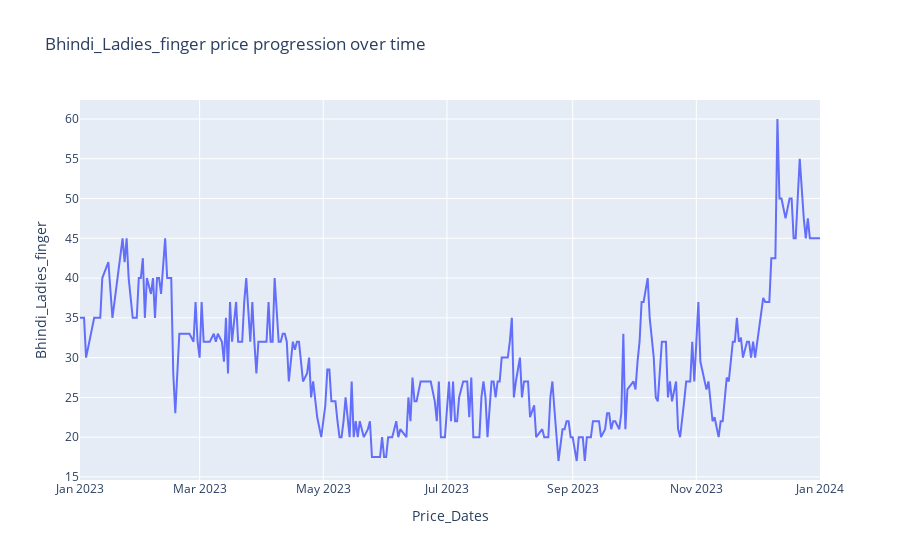
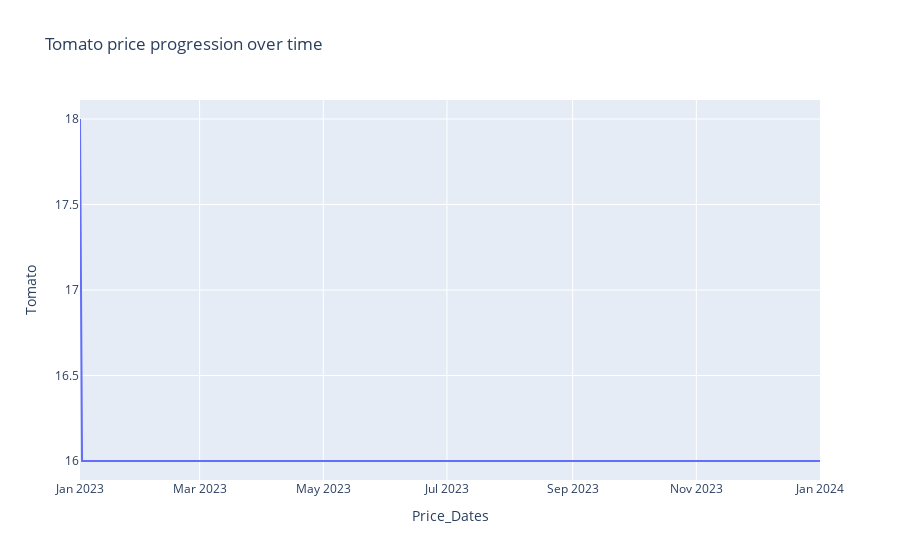
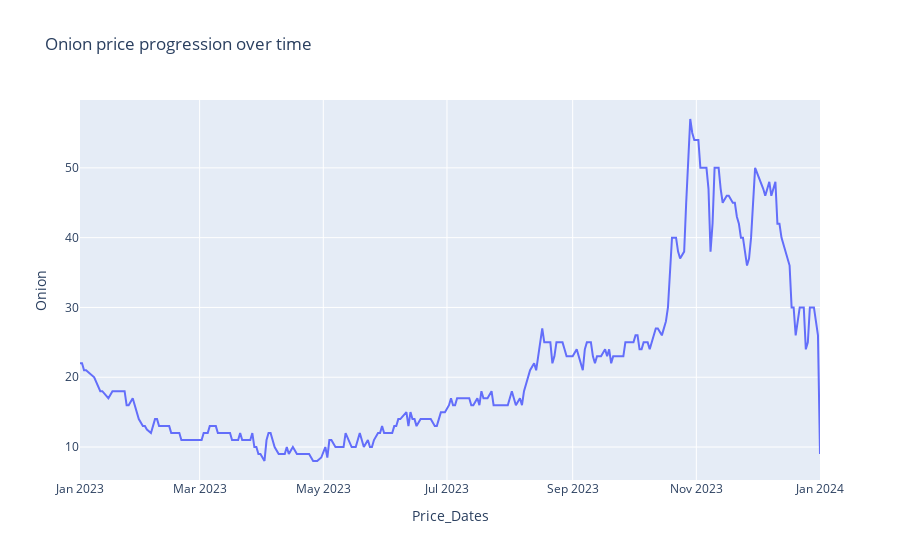
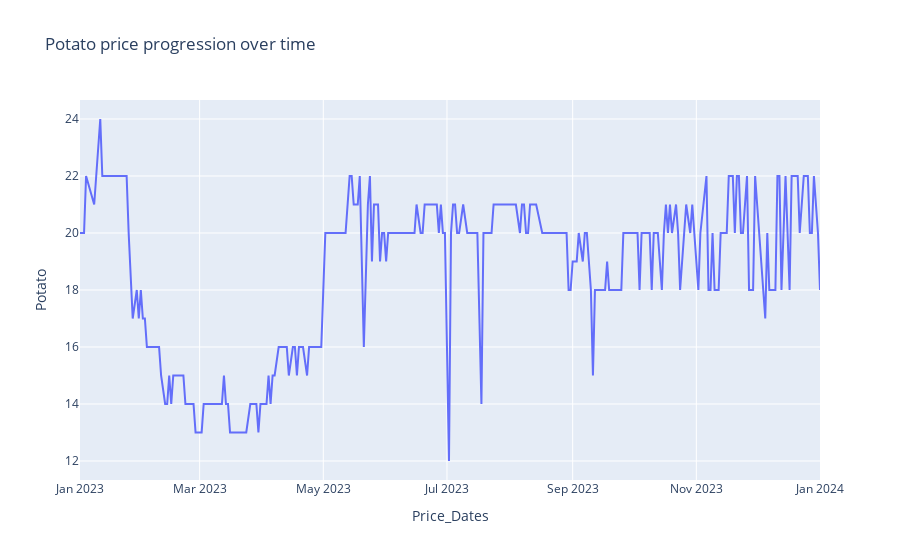

Notebook cell for these charts, in order:
### Markdown cell above
---
<a href=#seven></a>
## **Evaluation and Validation**
<a href=#cont>Back to Table of Contents</a>

* **Purpose:** Evaluate and validate the effectiveness and accuracy of the models.
* **Details:** Present metrics used to evaluate the models, such as accuracy, precision, recall, F1-score, etc. Discuss validation techniques employed, such as cross-validation or train/test split.
---

### Code cell
# Create a line graph illistrating the price progression for the year
for i in prices_df.columns[1:-1]:

    fig = px.line(prices_df, x="Price_Dates", y=i, title="{} price progression over time".format(i))

    fig.show()

### Figure 1 — Plotly figure (JSON) as saved in the notebook; plotly's stock layout.template omitted (floating-point values rounded to 4 significant figures; data arrays with more than 128 entries replaced by an {"elided": "..."} marker saying what was removed)
{"data": [{"hovertemplate": "Price_Dates=%{x}<br>Bhindi_Ladies_finger=%{y}<extra></extra>", "legendgroup": "", "line": {"color": "#636efa", "dash": "solid"}, "marker": {"symbol": "circle"}, "mode": "lines", "name": "", "orientation": "v", "showlegend": false, "type": "scatter", "x": {"elided": "287 str values"}, "xaxis": "x", "y": {"elided": "287 float values"}, "yaxis": "y"}], "layout": {"legend": {"tracegroupgap": 0}, "title": {"text": "Bhindi_Ladies_finger price progression over time"}, "xaxis": {"anchor": "y", "domain": [0, 1], "title": {"text": "Price_Dates"}}, "yaxis": {"anchor": "x", "domain": [0, 1], "title": {"text": "Bhindi_Ladies_finger"}}}}

### Figure 2 — Plotly figure (JSON) as saved in the notebook; plotly's stock layout.template omitted (floating-point values rounded to 4 significant figures; data arrays with more than 128 entries replaced by an {"elided": "..."} marker saying what was removed)
{"data": [{"hovertemplate": "Price_Dates=%{x}<br>Tomato=%{y}<extra></extra>", "legendgroup": "", "line": {"color": "#636efa", "dash": "solid"}, "marker": {"symbol": "circle"}, "mode": "lines", "name": "", "orientation": "v", "showlegend": false, "type": "scatter", "x": {"elided": "287 str values"}, "xaxis": "x", "y": {"elided": "287 int values"}, "yaxis": "y"}], "layout": {"legend": {"tracegroupgap": 0}, "title": {"text": "Tomato price progression over time"}, "xaxis": {"anchor": "y", "domain": [0, 1], "title": {"text": "Price_Dates"}}, "yaxis": {"anchor": "x", "domain": [0, 1], "title": {"text": "Tomato"}}}}

### Figure 3 — Plotly figure (JSON) as saved in the notebook; plotly's stock layout.template omitted (floating-point values rounded to 4 significant figures; data arrays with more than 128 entries replaced by an {"elided": "..."} marker saying what was removed)
{"data": [{"hovertemplate": "Price_Dates=%{x}<br>Onion=%{y}<extra></extra>", "legendgroup": "", "line": {"color": "#636efa", "dash": "solid"}, "marker": {"symbol": "circle"}, "mode": "lines", "name": "", "orientation": "v", "showlegend": false, "type": "scatter", "x": {"elided": "287 str values"}, "xaxis": "x", "y": {"elided": "287 float values"}, "yaxis": "y"}], "layout": {"legend": {"tracegroupgap": 0}, "title": {"text": "Onion price progression over time"}, "xaxis": {"anchor": "y", "domain": [0, 1], "title": {"text": "Price_Dates"}}, "yaxis": {"anchor": "x", "domain": [0, 1], "title": {"text": "Onion"}}}}

### Figure 4 — Plotly figure (JSON) as saved in the notebook; plotly's stock layout.template omitted (floating-point values rounded to 4 significant figures; data arrays with more than 128 entries replaced by an {"elided": "..."} marker saying what was removed)
{"data": [{"hovertemplate": "Price_Dates=%{x}<br>Potato=%{y}<extra></extra>", "legendgroup": "", "line": {"color": "#636efa", "dash": "solid"}, "marker": {"symbol": "circle"}, "mode": "lines", "name": "", "orientation": "v", "showlegend": false, "type": "scatter", "x": {"elided": "287 str values"}, "xaxis": "x", "y": {"elided": "287 int values"}, "yaxis": "y"}], "layout": {"legend": {"tracegroupgap": 0}, "title": {"text": "Potato price progression over time"}, "xaxis": {"anchor": "y", "domain": [0, 1], "title": {"text": "Price_Dates"}}, "yaxis": {"anchor": "x", "domain": [0, 1], "title": {"text": "Potato"}}}}
